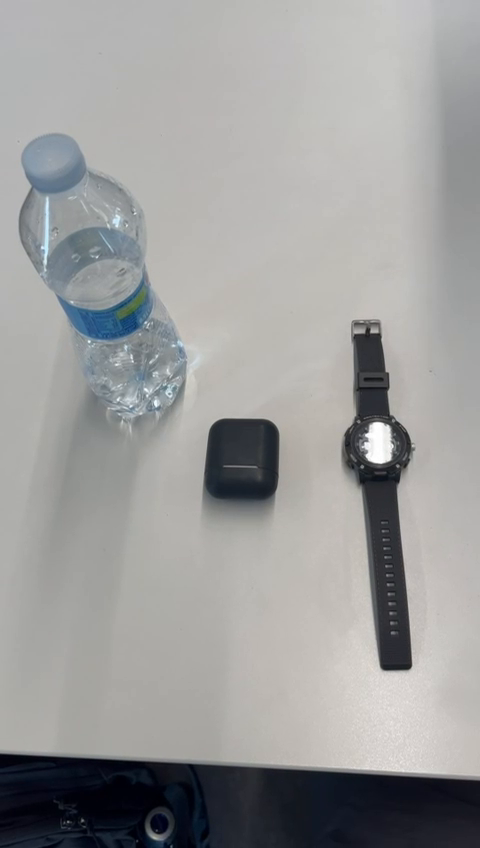
#> input picture frame 19 of backend/video/video_test.mp4, 480 x 848 px, given in place of prima.avi, which was not available
$ python gh_canny_detection.py
#> lines starting #> are read from the running program, lines starting #| are printed output that depends on the picture; after the words box and inside, x2 and y2 are one past the last pixel; in counts of white or black regions, pixels touching at a corner belong together; pictures that were not available may be replaced by others from this repository, and a replacement may not be noted
import cv2
import numpy as np

VIDEO_PATH = "../video/prima.avi"

cap = cv2.VideoCapture(VIDEO_PATH)

if not cap.isOpened():
    print(f"[ERRORE] Impossibile aprire il video: {VIDEO_PATH}")
    exit(1)

SCREEN_W = 1920
SCREEN_H = 1080

# ── Oggetti creati una volta sola fuori dal loop ──────────────────────────────
# CLAHE: migliora contrasto locale su immagini scure
clahe = cv2.createCLAHE(clipLimit=3.0, tileGridSize=(8, 8))
# Kernel morfologico per la dilatazione
kernel = np.ones((5, 5), np.uint8)
# ─────────────────────────────────────────────────────────────────────────────

def empty(a):
    pass

cv2.namedWindow("Parameters")
cv2.resizeWindow("Parameters", 640, 240)
cv2.createTrackbar("threshold1", "Parameters", 38, 255, empty)
cv2.createTrackbar("threshold2", "Parameters", 31, 255, empty)
cv2.createTrackbar("Area",       "Parameters", 5000, 30000, empty)


def stackImages(scale, imgArray):
    rows = len(imgArray)
    cols = len(imgArray[0])
    rowsAvailable = isinstance(imgArray[0], list)
    width  = imgArray[0][0].shape[1]
    height = imgArray[0][0].shape[0]
    if rowsAvailable:
        for x in range(rows):
            for y in range(cols):
                target_shape = (imgArray[0][0].shape[1], imgArray[0][0].shape[0])
                if imgArray[x][y].shape[:2] == imgArray[0][0].shape[:2]:
                    imgArray[x][y] = cv2.resize(imgArray[x][y], (0, 0), None, scale, scale)
                else:
                    imgArray[x][y] = cv2.resize(imgArray[x][y], target_shape, None, scale, scale)
                if len(imgArray[x][y].shape) == 2:
                    imgArray[x][y] = cv2.cvtColor(imgArray[x][y], cv2.COLOR_GRAY2BGR)
        hor = [np.hstack(imgArray[x]) for x in range(rows)]
        ver = np.vstack(hor)
    else:
        for x in range(rows):
            if imgArray[x].shape[:2] == imgArray[0].shape[:2]:
                imgArray[x] = cv2.resize(imgArray[x], (0, 0), None, scale, scale)
            else:
                imgArray[x] = cv2.resize(imgArray[x], (imgArray[0].shape[1], imgArray[0].shape[0]), None, scale, scale)
            if len(imgArray[x].shape) == 2:
                imgArray[x] = cv2.cvtColor(imgArray[x], cv2.COLOR_GRAY2BGR)
        ver = np.hstack(imgArray)
    return ver


def getContours(img, imgContour):
    # CHAIN_APPROX_SIMPLE: meno punti memorizzati rispetto a CHAIN_APPROX_NONE
    contours, _ = cv2.findContours(img, cv2.RETR_EXTERNAL, cv2.CHAIN_APPROX_SIMPLE)
    areaMin = cv2.getTrackbarPos("Area", "Parameters")  # letto una volta per tutti i contorni
    for cnt in contours:
        area = cv2.contourArea(cnt)
        if area > areaMin:
            cv2.drawContours(imgContour, contours, -1, (255, 0, 255), 7)
            peri   = cv2.arcLength(cnt, True)
            approx = cv2.approxPolyDP(cnt, 0.02 * peri, True)
            print(len(approx))
            x, y, w, h = cv2.boundingRect(approx)
            cv2.rectangle(imgContour, (x, y), (x + w, y + h), (0, 255, 0), 5)
            cv2.putText(imgContour, "Points:" + str(len(approx)), (x+w+20, y+20),  cv2.FONT_HERSHEY_COMPLEX, .7,  (0, 255, 0), 2)
            cv2.putText(imgContour, "Area:"   + str(int(area)),   (x+w+20, y+45),  cv2.FONT_HERSHEY_COMPLEX, 0.7, (0, 255, 0), 2)


# Calcola lo scale una volta dal primo frame
ret, first = cap.read()
#> first is the input picture: shape (848, 480, 3); mean B, G, R 155.4, 156.1, 156
if not ret:
    print("[ERRORE] Impossibile leggere il primo frame")
    exit(1)
scale = round(min(SCREEN_W / (first.shape[1] * 3), SCREEN_H / (first.shape[0] * 2)), 2)
#> scale = 0.64
cap.set(cv2.CAP_PROP_POS_FRAMES, 0)  # riavvolgi


while True:
    success, img = cap.read()
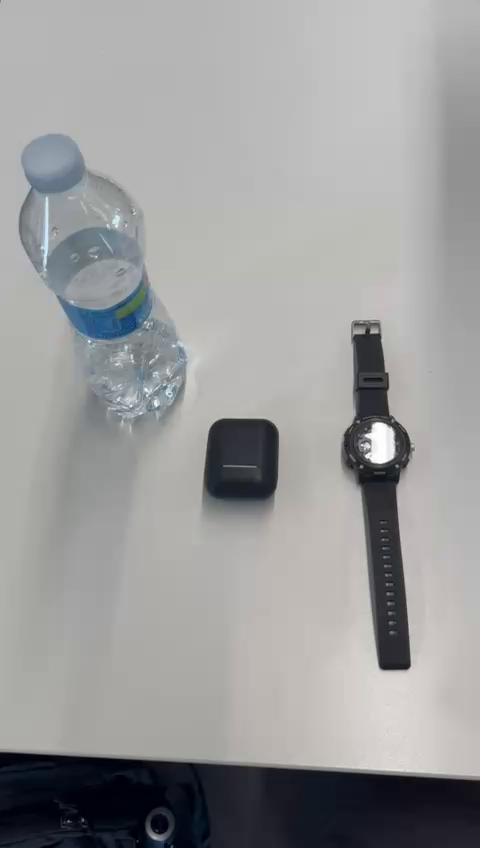
#> input picture frame 0 of backend/video/video_test.mp4, 480 x 848 px, given in place of prima.avi, which was not available
#> img is the input picture: shape (848, 480, 3); mean B, G, R 155.7, 155.5, 155.4

    # Fine video: ricomincia dall'inizio
    if not success:
        cap.set(cv2.CAP_PROP_POS_FRAMES, 0)
        continue

    imgContour = img.copy()

    # Preprocessing
    # bilateralFilter: riduce rumore preservando i bordi meglio del GaussianBlur
    imgBlur = cv2.bilateralFilter(img, d=9, sigmaColor=75, sigmaSpace=75)
    imgGray = cv2.cvtColor(imgBlur, cv2.COLOR_BGR2GRAY)
    imgGray = clahe.apply(imgGray)
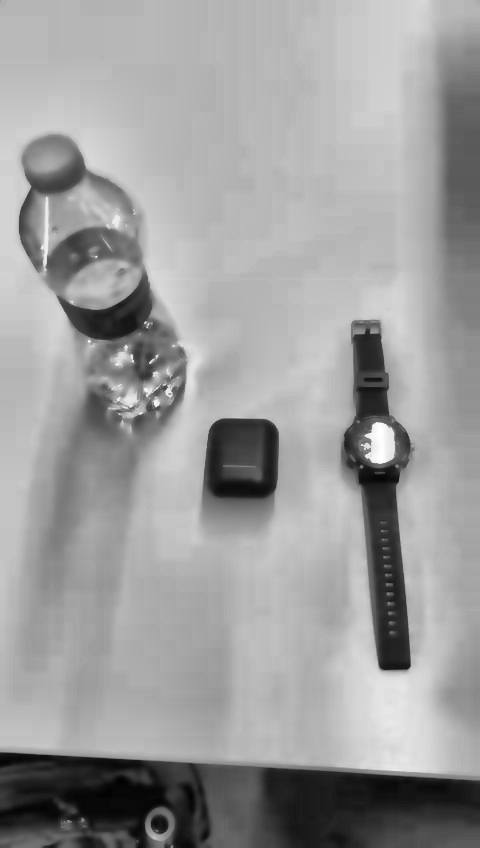
#> imgGray: shape (848, 480); min 3, max 255, mean 156.9

    threshold1 = cv2.getTrackbarPos("threshold1", "Parameters")
    threshold2 = cv2.getTrackbarPos("threshold2", "Parameters")
    imgCanny = cv2.Canny(imgGray, threshold1, threshold2)
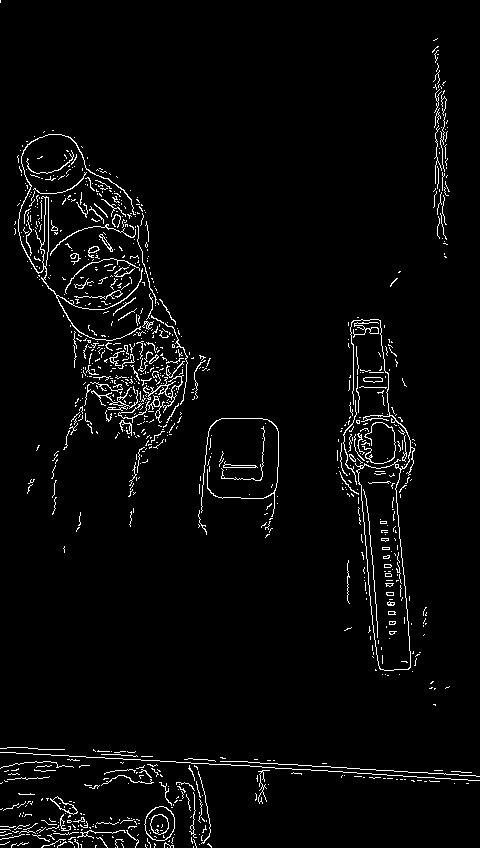
#> imgCanny: shape (848, 480); 3.3% white in thin lines or dots
    imgDil   = cv2.dilate(imgCanny, kernel, iterations=1)
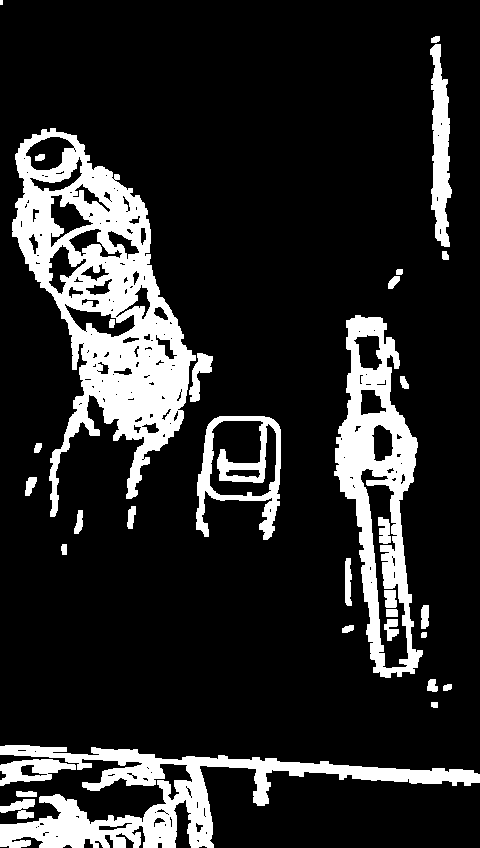
#> imgDil: shape (848, 480); 16.1% white; 33 white regions (1 under 20 px)

    getContours(imgDil, imgContour)
#> in getContours, `contours, _ = cv2.findContours(img, cv2.RETR_EXTERNAL, cv2.CHAIN_APPRO..`: contours = 27 contours, 1 with area under 20; largest, box (x1, y1, x2, y2) and area: (12, 128, 196, 517) 33434, (334, 315, 423, 678) 17570, (0, 745, 480, 848) 13668, (196, 416, 281, 540) 6912, (430, 44, 452, 247) 2585
#> the loop in getContours, `for cnt in contours:` made 27 passes
#> (area, peri, approx, x, y, w, h) on pass 4: (13668.5, 2549.1, [[0, 846], [479, 774], [5, 745], [192, 781]], 0, 745, 480, 102)
#> (area, peri, x, y, w, h) on passes 17, 20, 24: (6911.5, 539.5, 196, 418, 84, 122), (17569.5, 1060, 334, 315, 84, 362), (33434, 1637.3, 12, 128, 184, 389)
#| 4
#| 7
#| 6
#| 9
#> after the loop in getContours, `for cnt in contours:`:
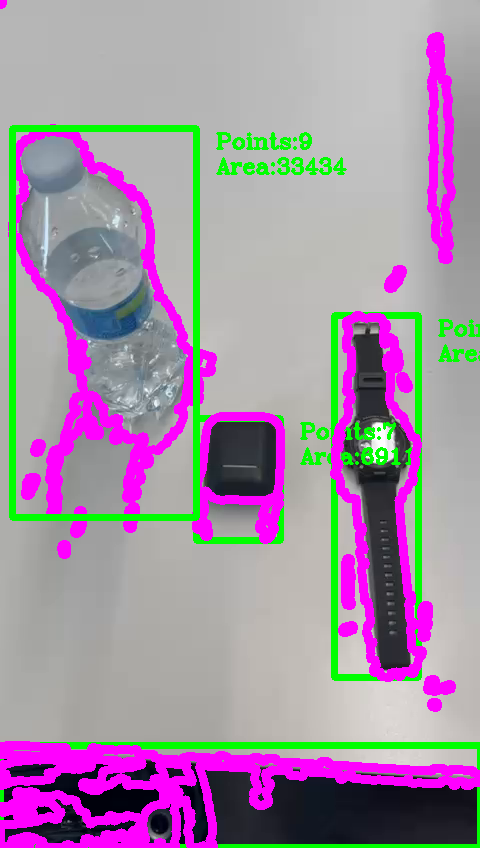
#> imgContour: shape (848, 480, 3); 18.41% of pixels changed, all inside (x1, y1, x2, y2) = (0, 0, 480, 848)

    imgStack = stackImages(scale, ([img, imgBlur, imgGray], [imgCanny, imgContour, imgDil]))
#> in stackImages, `hor = [np.hstack(imgArray[x]) for x in range(rows)]`: hor = 2 items
#> in stackImages, `ver = np.vstack(hor)`:
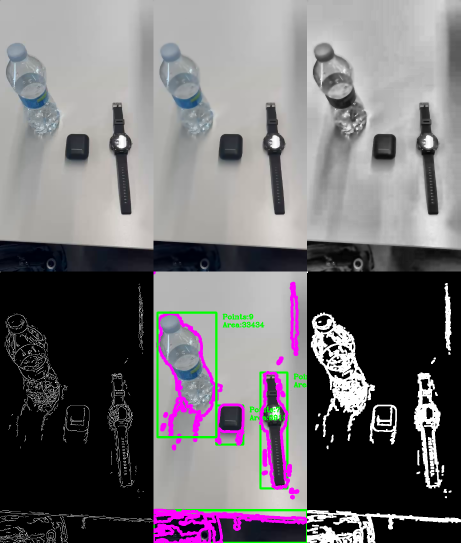
#> ver: shape (1086, 921, 3) (shown at 1/2 size); mean of channels 0, 1, 2 113.5, 110.2, 113.4; drawn as B, G, R
    cv2.imshow("Result", imgStack)
    if cv2.waitKey(1) & 0xFF == ord('q'):
#> (key q is pressed here)
        break

cap.release()
cv2.destroyAllWindows()

$ run again, starting later in the video
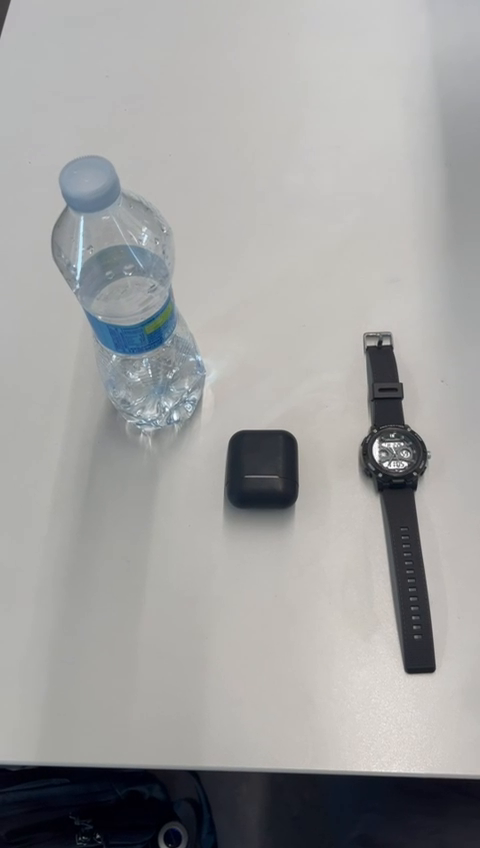
#> input picture frame 87 of backend/video/video_test.mp4, 480 x 848 px, given in place of prima.avi, which was not available
#> first is the input picture: shape (848, 480, 3); mean B, G, R 159.4, 160.1, 160.4
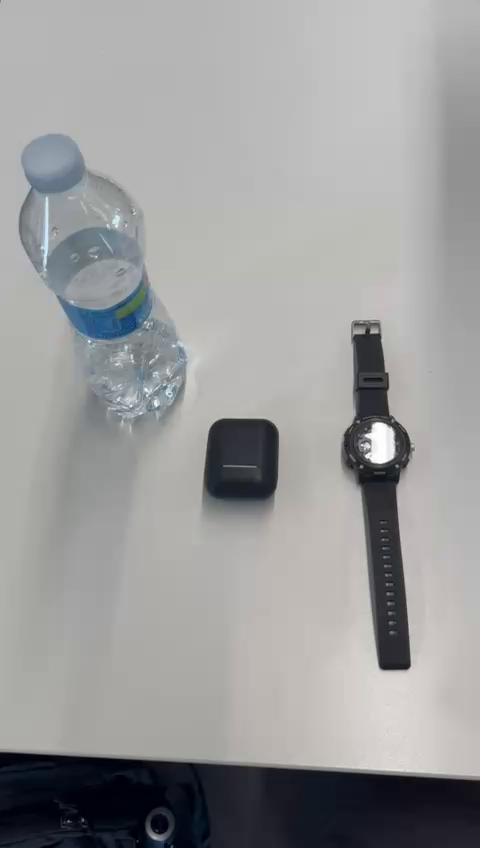
#> input picture frame 0 of backend/video/video_test.mp4, 480 x 848 px, given in place of prima.avi, which was not available
#> img is the input picture: shape (848, 480, 3); mean B, G, R 155.7, 155.5, 155.4
#> imgCanny: shape (848, 480); 3.3% white in thin lines or dots
#> imgDil: shape (848, 480); 16.1% white; 33 white regions (1 under 20 px)
#> contours = 27 contours, 1 with area under 20; largest, box (x1, y1, x2, y2) and area: (12, 128, 196, 517) 33434, (334, 315, 423, 678) 17570, (0, 745, 480, 848) 13668, (196, 416, 281, 540) 6912, (430, 44, 452, 247) 2585
#> the loop in getContours, `for cnt in contours:` made 27 passes
#> (area, peri, approx, x, y, w, h) on pass 4: (13668.5, 2549.1, [[0, 846], [479, 774], [5, 745], [192, 781]], 0, 745, 480, 102)
#> (printed output is left out)
#> hor = 2 items

$ run again, starting later in the video
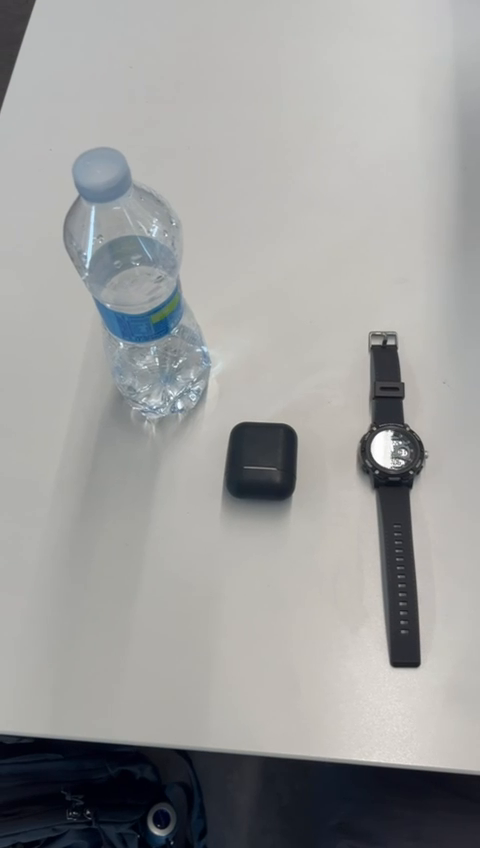
#> input picture frame 155 of backend/video/video_test.mp4, 480 x 848 px, given in place of prima.avi, which was not available
#> first is the input picture: shape (848, 480, 3); mean B, G, R 156.7, 157.6, 157.4
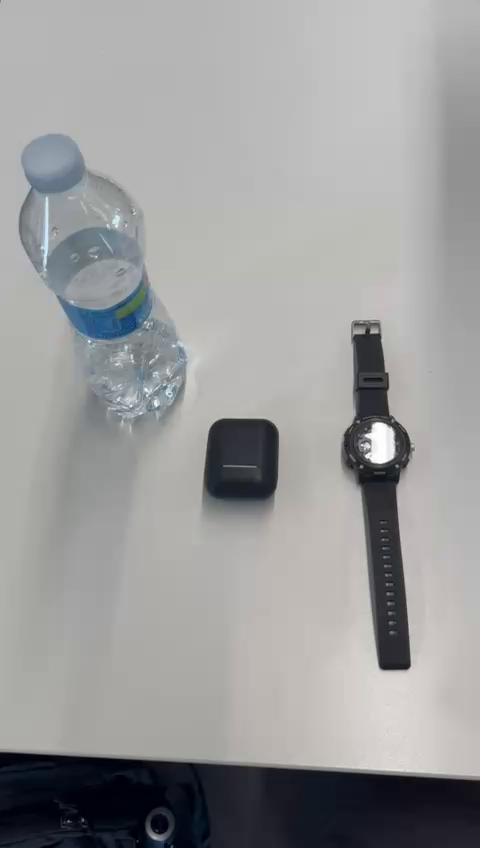
#> input picture frame 0 of backend/video/video_test.mp4, 480 x 848 px, given in place of prima.avi, which was not available
#> img is the input picture: shape (848, 480, 3); mean B, G, R 155.7, 155.5, 155.4
#> imgCanny: shape (848, 480); 3.3% white in thin lines or dots
#> imgDil: shape (848, 480); 16.1% white; 33 white regions (1 under 20 px)
#> contours = 27 contours, 1 with area under 20; largest, box (x1, y1, x2, y2) and area: (12, 128, 196, 517) 33434, (334, 315, 423, 678) 17570, (0, 745, 480, 848) 13668, (196, 416, 281, 540) 6912, (430, 44, 452, 247) 2585
#> the loop in getContours, `for cnt in contours:` made 27 passes
#> (area, peri, approx, x, y, w, h) on pass 4: (13668.5, 2549.1, [[0, 846], [479, 774], [5, 745], [192, 781]], 0, 745, 480, 102)
#> (printed output is left out)
#> hor = 2 items
